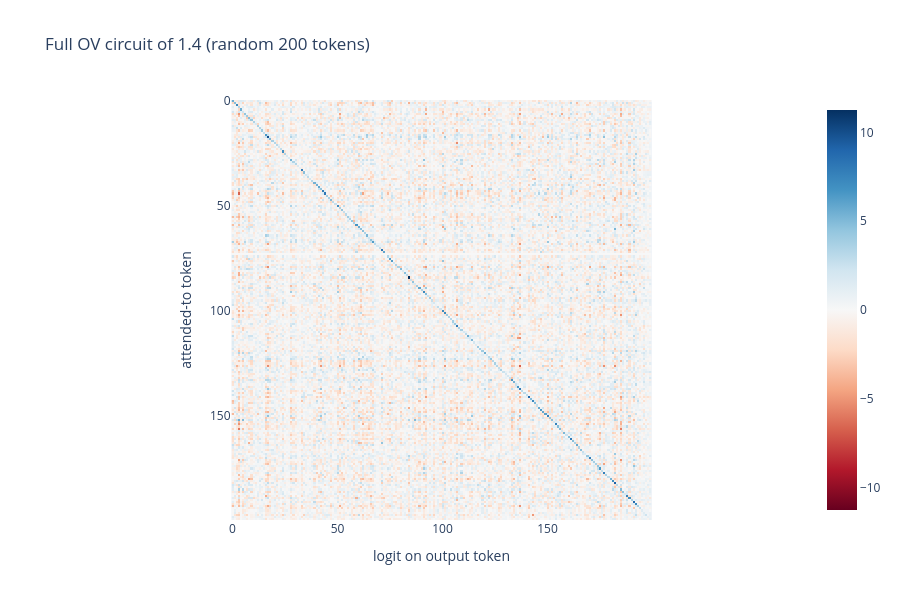

Notebook code for this chart:
### Code cell
# ✅ check + look at it: a random 200x200 sub-block should show a bright diagonal
assert full_OV_circuit.shape == (model.cfg.d_vocab, model.cfg.d_vocab)
idx = t.randint(0, model.cfg.d_vocab, (200,), device=device)
heatmap(full_OV_circuit[idx, idx].AB, "Full OV circuit of 1.4 (random 200 tokens)", "logit on output token", "attended-to token", height=600)

print(f"Head 1.4 alone: argmax on diagonal {top_1_acc(full_OV_circuit):.1%} of the time")

### Figure 1 — Plotly figure (JSON) as saved in the notebook; plotly's stock layout.template omitted (floating-point values rounded to 4 significant figures; data arrays with more than 128 entries replaced by an {"elided": "..."} marker saying what was removed)
{"data": [{"coloraxis": "coloraxis", "hovertemplate": "logit on output token: %{x}<br>attended-to token: %{y}<br>color: %{z}<extra></extra>", "name": "0", "type": "heatmap", "xaxis": "x", "yaxis": "y", "z": {"elided": "200x200 float values"}}], "layout": {"coloraxis": {"autocolorscale": false, "cmid": 0.0, "colorscale": [[0.0, "rgb(103,0,31)"], [0.1, "rgb(178,24,43)"], [0.2, "rgb(214,96,77)"], [0.3, "rgb(244,165,130)"], [0.4, "rgb(253,219,199)"], [0.5, "rgb(247,247,247)"], [0.6, "rgb(209,229,240)"], [0.7, "rgb(146,197,222)"], [0.8, "rgb(67,147,195)"], [0.9, "rgb(33,102,172)"], [1.0, "rgb(5,48,97)"]]}, "height": 600, "title": {"text": "Full OV circuit of 1.4 (random 200 tokens)"}, "xaxis": {"anchor": "y", "constrain": "domain", "domain": [0.0, 1.0], "scaleanchor": "y", "title": {"text": "logit on output token"}}, "yaxis": {"anchor": "x", "autorange": "reversed", "constrain": "domain", "domain": [0.0, 1.0], "title": {"text": "attended-to token"}}}}
